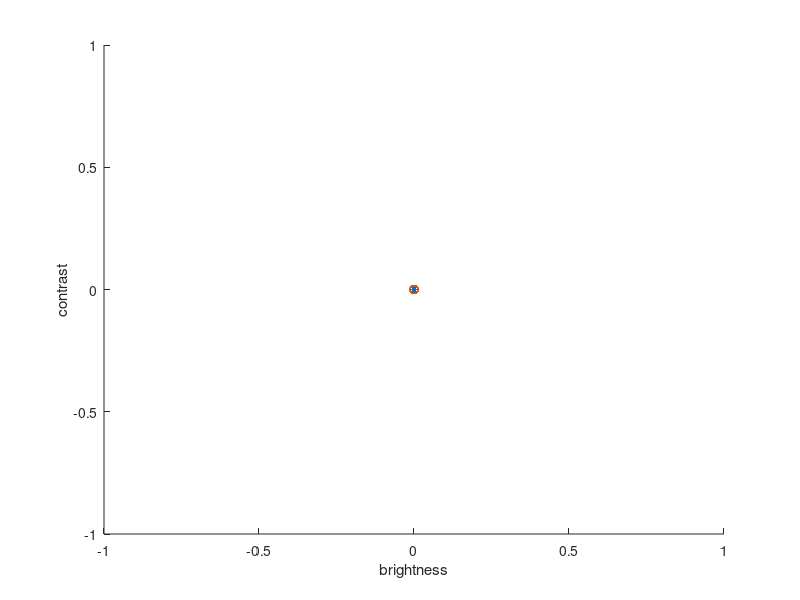
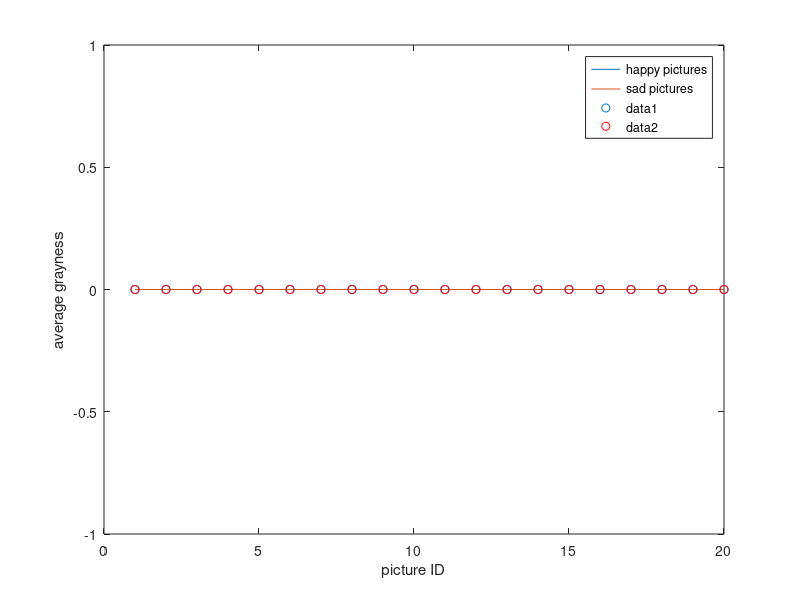

The MATLAB script that drew these images, in order:
%% Read all the pictures into a data space

%Make a table of the stats
table = zeros(40,15);
%making columns that are: ID, brightness, contrast, range, avg grayness
%reading happiness folder
files = dir('picture data/happiness/*.jpg');
i = 1;
for file = files'
    rgb = imread(file.name);
    average = mean2(file.name);
    stdev = std2(file.name);
    range = max(file.name)-min(file.name);
    gray = rgb2gray(rgb);
    avggray = mean2(gray);
    graymode = mode(mode(gray));
    rmode = mode(mode(rgb(:,:,1)));
    gmode = mode(mode(rgb(:,:,2)));
    bmode = mode(mode(rgb(:,:,3)));
    fvec = quantile(rgb,0.25);
    fquantile = squeeze(quantile(fvec,0.25));
    svec = quantile(rgb,0.5);
    squantile = squeeze(quantile(fvec,0.5));
    tvec = quantile(rgb,0.75);
    tquantile = squeeze(quantile(fvec,0.75));
    
    
    %populating table
    table(i,1) = i;                     % ID
    table(i,2) = average;               % average color
    table(i,3) = stdev;                 % standard deviation
    table(i,4) = range;                 % range
    table(i,5) = min(file.name);        % minimum value
    table(i,6) = max(file.name);        % maximum value
    table(i,7) = avggray;               % average grayness
    table(i,8) = graymode;              % most common gray color
    table(i,9) = rmode;                 % most common red color
    table(i,10) = gmode;                % most common green color
    table(i,11) = bmode;                % most common blue color
    table(i,12) = fquantile(1);         % first quantile
    table(i,13) = squantile(1);         % second quantile (median)
    table(i,14) = tquantile(1);         % third quantile
    i = i+1;
end
figure
hold on
scatter3(table(1:20,2), table(1:20,3),table(1:20,4),'*r');
xlabel('brightness')
ylabel('contrast')
zlabel('range')
%% sadness
%reading sadness folder
files = dir('picture data/sadness/sad*');
i = 21;
for file = files'
    rgb = imread(file.name);
    average = mean2(file.name);
    stdev = std2(file.name);
    range = max(file.name)-min(file.name);
    gray = rgb2gray(rgb);
    avggray = mean2(gray);
    graymode = mode(mode(gray));
    rmode = mode(mode(rgb(:,:,1)));
    gmode = mode(mode(rgb(:,:,2)));
    bmode = mode(mode(rgb(:,:,3)));
    fvec = quantile(rgb,0.25);
    fquantile = squeeze(quantile(fvec,0.25));
    svec = quantile(rgb,0.5);
    squantile = squeeze(quantile(fvec,0.5));
    tvec = quantile(rgb,0.75);
    tquantile = squeeze(quantile(fvec,0.75));
    
    
    %populating table
    table(i,1) = i;                     % ID
    table(i,2) = average;               % average color
    table(i,3) = stdev;                 % standard deviation
    table(i,4) = range;                 % range
    table(i,5) = min(file.name);        % minimum value
    table(i,6) = max(file.name);        % maximum value
    table(i,7) = avggray;               % average grayness
    table(i,8) = graymode;              % most common gray color
    table(i,9) = rmode;                 % most common red color
    table(i,10) = gmode;                % most common green color
    table(i,11) = bmode;                % most common blue color
    table(i,12) = fquantile(1);         % first quantile
    table(i,13) = squantile(1);         % second quantile (median)
    table(i,14) = tquantile(1);         % third quantile
    i = i+1;
end

scatter3(table(21:40,2), table(21:40,3), table(21:40,4),'ob');
hold off
xlabel('brightness')
%% some ideas
%notice the difference between average grayness
figure
plot(table(1:20,7))
hold on
plot(table(21:40,7))
xlabel('picture ID')
ylabel('average grayness')
legend('happy pictures', 'sad pictures')
hold off
%% plot the average of happy pictures and sad pictures
hold on
x = 1:20;
y1 = mean(table(1:20,7));
scatter(x,y1*ones(20,1),'b*');
y2 = mean(table(21:40,7));
scatter(x, y2*ones(20,1),'r');
hold off